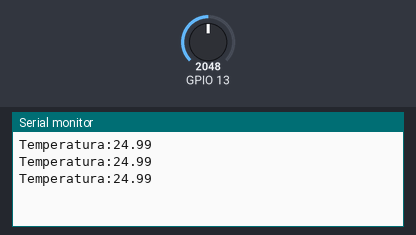
Simulated run of this sketch. Board: ESP32. Parts: the last lines printed to the serial monitor. The test bench sets the inputs (shaded band); at power-on: GPIO 13 = 2048.

Above: at 1.3 s.
1.4 s: GPIO 13 set to 2866
At 1.9 s:
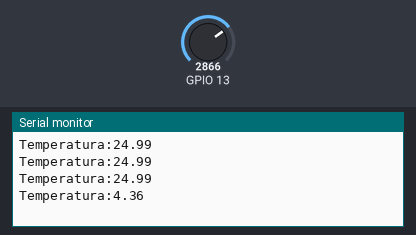
2.9 s: GPIO 13 set to 3603
At 3.4 s:
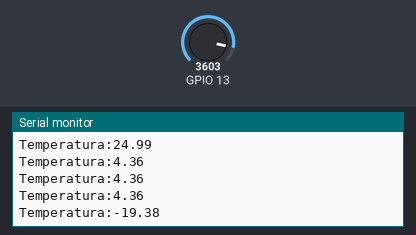
Timing chart, 0 to 5.9 s (numbered marks = the images above; inputs shaded):
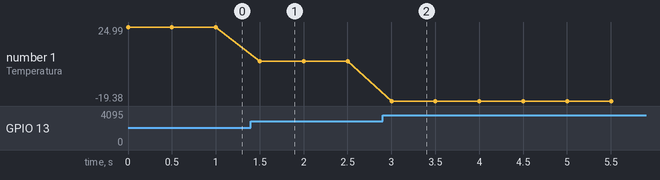

The sketch:

Calculo_Temperatura_Resistencia_Beta.ino
```cpp
/******************************************************************************
             Utilize o Termistor NTC junto de um ESP32 como Termômetro
        Sketch de Exemplo - Algoritmo de cálculo da Temperatura do Termistor

                          Criado em 06 de Maio de 2021
                                por Michel Galvão

  Eletrogate - Loja de Arduino \\ Robótica \\ Automação \\ Apostilas \\ Kits
                            https://www.eletrogate.com/
******************************************************************************/

// Protótipo das Funções
float readTemperatureNTC(float resistenciaTermistor, float resistenciaResistorSerie, float voltageUc, float Beta);
float getResistencia(int pin, float voltageUc, float adcResolutionUc, float resistenciaEmSerie);
float calcularCoeficienteBetaTermistor();

void setup() {
  Serial.begin(115200);
}

void loop() {

  float resistencia = getResistencia(13, 3.3, 4095.0, 10000.0);
  float beta = calcularCoeficienteBetaTermistor();
  float temperatura = readTemperatureNTC(resistencia,
                                         10000.0,
                                         3.3,
                                         beta);
  Serial.print("Temperatura:");
  Serial.println(temperatura);
  delay(500);
}

/**
  Calcule a temperatura de um termistor através da equação de perâmetro Beta,
    informando como parâmetros o valor da resistência do Termistor (em OHM),
    o valor da resistência do resistor em série com o Termistor (em OHM),
    a tensão do Microcontrolador (em Volts), e o valor Beta do Termistor (em Kelvin).

    @param resistenciaTermistor - A resistência do Termistor.
    @param resistenciaResistorSerie - A resistência do Resistor que está
      ligado em série com o Termsitor.
    @param voltageUc - A tensão de trabalho do Microcontrolador.
    @param Beta - O valor Beta do Termistor.

    @return A temperatura em Graus Celsius.
*/
float readTemperatureNTC(float resistenciaTermistor,
                         float resistenciaResistorSerie,
                         float voltageUc,
                         float Beta) {
  // Constantes locais
  const double To = 298.15;    // Temperatura em Kelvin para 25 graus Celsius
  const double Ro = 10000.0;   // Resistência do termistor a 25 graus Celsius

  // Variáveis locais
  double Vout = 0; // Tensão lida da porta analógica do termistor.
  double Rt = 0; // Resistência lida da porta analógica.
  double T = 0; // Temperatura em Kelvin.
  double Tc = 0; // Temperatura em Graus Celsius.

  Vout = resistenciaResistorSerie /
         (resistenciaResistorSerie + resistenciaTermistor) *
         voltageUc; // Cálculo da tensão lida da porta analógica do termistor.

  Rt = resistenciaResistorSerie * Vout /
       (voltageUc - Vout); // Cálculo da resistência da porta analógica.
  T = 1 /
      (
        1 / To + log(Rt / Ro) / Beta
      ); // Aplicação da equação de parâmetro Beta para obtenção da Temperatura em Kelvin.

  Tc = T - 273.15; // Conversão de Kelvin para Celsius.
  return Tc;
}

/**
  Calcule o valor Beta de um termistor, com os valores de resistência (RT1 e RT2)
    obtidos do datasheet nas temperaturas correspondentes (T1 e T2).

  @return O valor Beta.
*/
float calcularCoeficienteBetaTermistor() {
  float beta;
  const float T1 = 273.15;  // valor de temperatura 0º C convertido em Kelvin.
  const float T2 = 373.15;  // valor de temperatura 100º C convertido em Kelvin.
  const float RT1 = 27.219; // valor da resistência (em ohm) na temperatura T1.
  const float RT2 = 0.974;  // valor da resistência (em ohm) na temperatura T2.
  beta = (log(RT1 / RT2)) / ((1 / T1) - (1 / T2));  // cálculo de beta.
  return beta;
}

/**
  Obtém a resistência de uma porta analógica informada do microcontrolador. Para isso,
  deve-se estar conectado  um resistor em série na montagem de um divisor de tensão.

  @param pin - O pino da porta à ser medida a resistência.
  @param voltageUc - A tensão nominal do microcontrolador.
  @param adcResolutionUc - O valor máximo da saída do
    ADC (Arduino UNO = 1024.0 | ESP32 = 4095.0).
  @param resistenciaEmSerie - A resistência do resistor em série ao qual
    está conectado à porta analógica.

  @return a resistência, em OHM, obtida.
*/
float getResistencia(int pin, float voltageUc, float adcResolutionUc, float resistenciaEmSerie) {
  float resistenciaDesconhecida = 0;

  resistenciaDesconhecida =
    resistenciaEmSerie *
    (voltageUc /
     (
       (analogRead(pin) * voltageUc) /
       adcResolutionUc
     ) - 1
    );

  return resistenciaDesconhecida;
}
```

Measured:
- after the input at 1.4 s, the serial monitor: prints a new line after 0.10 s (image 1)
- after the input at 2.9 s, the serial monitor: prints a new line after 0.10 s (image 2)
- plotted number 1: 24.99 → 4.36 after the input at 1.4 s, 4.36 → -19.38 after the input at 2.9 s
